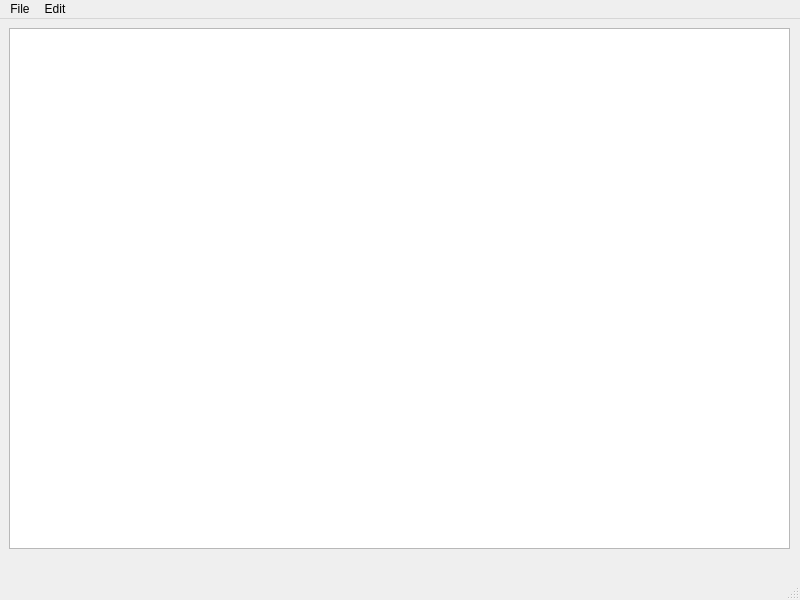
<?xml version="1.0" encoding="UTF-8"?>
<ui version="4.0">
 <class>MainWindow</class>
 <widget class="QMainWindow" name="MainWindow">
  <property name="geometry">
   <rect>
    <x>0</x>
    <y>0</y>
    <width>800</width>
    <height>600</height>
   </rect>
  </property>
  <property name="windowTitle">
   <string>MainWindow</string>
  </property>
  <widget class="QWidget" name="centralwidget">
   <widget class="QWidget" name="verticalLayoutWidget">
    <property name="geometry">
     <rect>
      <x>9</x>
      <y>9</y>
      <width>781</width>
      <height>521</height>
     </rect>
    </property>
    <layout class="QVBoxLayout" name="verticalLayout">
     <item>
      <widget class="QPlainTextEdit" name="plainTextEdit"/>
     </item>
    </layout>
   </widget>
  </widget>
  <widget class="QMenuBar" name="menubar">
   <property name="geometry">
    <rect>
     <x>0</x>
     <y>0</y>
     <width>800</width>
     <height>34</height>
    </rect>
   </property>
   <widget class="QMenu" name="menuFile">
    <property name="title">
     <string>File</string>
    </property>
    <addaction name="actionNew"/>
    <addaction name="actionOpen"/>
    <addaction name="actionSave_as"/>
    <addaction name="actionPrint"/>
    <addaction name="actionExit"/>
   </widget>
   <widget class="QMenu" name="menuEdit">
    <property name="title">
     <string>Edit</string>
    </property>
    <addaction name="actionCopy"/>
    <addaction name="actionCut"/>
    <addaction name="actionPaste"/>
    <addaction name="actionUndo"/>
    <addaction name="actionRedo"/>
   </widget>
   <addaction name="menuFile"/>
   <addaction name="menuEdit"/>
  </widget>
  <widget class="QStatusBar" name="statusbar"/>
  <action name="actionNew">
   <property name="icon">
    <iconset resource="Resources.qrc">
     <normaloff>:/images/New.bmp</normaloff>:/images/New.bmp</iconset>
   </property>
   <property name="text">
    <string>New</string>
   </property>
  </action>
  <action name="actionOpen">
   <property name="icon">
    <iconset resource="Resources.qrc">
     <normaloff>:/images/Open.bmp</normaloff>:/images/Open.bmp</iconset>
   </property>
   <property name="text">
    <string>Open</string>
   </property>
  </action>
  <action name="actionSave_as">
   <property name="icon">
    <iconset resource="Resources.qrc">
     <normaloff>:/images/Save.bmp</normaloff>:/images/Save.bmp</iconset>
   </property>
   <property name="text">
    <string>Save as...</string>
   </property>
  </action>
  <action name="actionPrint">
   <property name="text">
    <string>Print</string>
   </property>
  </action>
  <action name="actionExit">
   <property name="text">
    <string>Exit</string>
   </property>
  </action>
  <action name="actionCopy">
   <property name="icon">
    <iconset resource="Resources.qrc">
     <normaloff>:/images/Copy.bmp</normaloff>:/images/Copy.bmp</iconset>
   </property>
   <property name="text">
    <string>Copy</string>
   </property>
  </action>
  <action name="actionCut">
   <property name="icon">
    <iconset resource="Resources.qrc">
     <normaloff>:/images/Cut.bmp</normaloff>:/images/Cut.bmp</iconset>
   </property>
   <property name="text">
    <string>Cut</string>
   </property>
  </action>
  <action name="actionPaste">
   <property name="icon">
    <iconset resource="Resources.qrc">
     <normaloff>:/images/Paste.bmp</normaloff>:/images/Paste.bmp</iconset>
   </property>
   <property name="text">
    <string>Paste</string>
   </property>
  </action>
  <action name="actionUndo">
   <property name="text">
    <string>Undo</string>
   </property>
  </action>
  <action name="actionRedo">
   <property name="text">
    <string>Redo</string>
   </property>
  </action>
 </widget>
 <resources>
  <include location="Resources.qrc"/>
 </resources>
 <connections/>
</ui>
